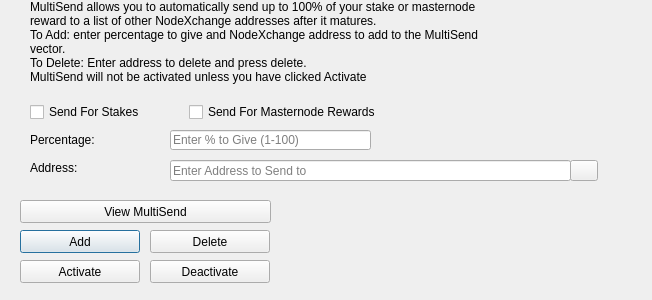
<?xml version="1.0" encoding="UTF-8"?>
<ui version="4.0">
 <class>MultiSendDialog</class>
 <widget class="QDialog" name="MultiSendDialog">
  <property name="windowModality">
   <enum>Qt::NonModal</enum>
  </property>
  <property name="geometry">
   <rect>
    <x>0</x>
    <y>0</y>
    <width>652</width>
    <height>300</height>
   </rect>
  </property>
  <property name="windowTitle">
   <string>MultiSend</string>
  </property>
  <widget class="QLineEdit" name="multiSendPercentEdit">
   <property name="geometry">
    <rect>
     <x>170</x>
     <y>130</y>
     <width>201</width>
     <height>20</height>
    </rect>
   </property>
   <property name="toolTip">
    <string>Enter whole numbers 1 - 100</string>
   </property>
   <property name="placeholderText">
    <string>Enter % to Give (1-100)</string>
   </property>
  </widget>
  <widget class="QLineEdit" name="multiSendAddressEdit">
   <property name="geometry">
    <rect>
     <x>170</x>
     <y>160</y>
     <width>401</width>
     <height>21</height>
    </rect>
   </property>
   <property name="toolTip">
    <string/>
   </property>
   <property name="placeholderText">
    <string>Enter Address to Send to</string>
   </property>
  </widget>
  <widget class="QLabel" name="label_2">
   <property name="geometry">
    <rect>
     <x>30</x>
     <y>0</y>
     <width>451</width>
     <height>121</height>
    </rect>
   </property>
   <property name="lineWidth">
    <number>1</number>
   </property>
   <property name="text">
    <string>MultiSend allows you to automatically send up to 100% of your stake or masternode reward to a list of other NodeXchange addresses after it matures.
To Add: enter percentage to give and NodeXchange address to add to the MultiSend vector.
To Delete: Enter address to delete and press delete.
MultiSend will not be activated unless you have clicked Activate</string>
   </property>
   <property name="alignment">
    <set>Qt::AlignLeading|Qt::AlignLeft|Qt::AlignTop</set>
   </property>
   <property name="wordWrap">
    <bool>true</bool>
   </property>
  </widget>
  <widget class="QLabel" name="message">
   <property name="geometry">
    <rect>
     <x>290</x>
     <y>200</y>
     <width>351</width>
     <height>91</height>
    </rect>
   </property>
   <property name="text">
    <string/>
   </property>
  </widget>
  <widget class="QPushButton" name="addButton">
   <property name="geometry">
    <rect>
     <x>20</x>
     <y>230</y>
     <width>120</width>
     <height>23</height>
    </rect>
   </property>
   <property name="toolTip">
    <string/>
   </property>
   <property name="statusTip">
    <string>Add to MultiSend Vector</string>
   </property>
   <property name="text">
    <string>Add</string>
   </property>
  </widget>
  <widget class="QPushButton" name="disableButton">
   <property name="geometry">
    <rect>
     <x>150</x>
     <y>260</y>
     <width>120</width>
     <height>23</height>
    </rect>
   </property>
   <property name="statusTip">
    <string>Deactivate MultiSend</string>
   </property>
   <property name="text">
    <string>Deactivate</string>
   </property>
  </widget>
  <widget class="QPushButton" name="addressBookButton">
   <property name="geometry">
    <rect>
     <x>570</x>
     <y>160</y>
     <width>28</width>
     <height>21</height>
    </rect>
   </property>
   <property name="toolTip">
    <string>Choose an address from the address book</string>
   </property>
   <property name="text">
    <string/>
   </property>
   <property name="icon">
    <iconset resource="../nodexchange.qrc">
     <normaloff>:/icons/address-book</normaloff>:/icons/address-book</iconset>
   </property>
   <property name="shortcut">
    <string>Alt+A</string>
   </property>
   <property name="autoDefault">
    <bool>false</bool>
   </property>
  </widget>
  <widget class="QLabel" name="label">
   <property name="geometry">
    <rect>
     <x>30</x>
     <y>130</y>
     <width>121</width>
     <height>20</height>
    </rect>
   </property>
   <property name="toolTip">
    <string>Percentage of stake to send</string>
   </property>
   <property name="text">
    <string>Percentage:</string>
   </property>
  </widget>
  <widget class="QLabel" name="label_5">
   <property name="geometry">
    <rect>
     <x>30</x>
     <y>160</y>
     <width>111</width>
     <height>16</height>
    </rect>
   </property>
   <property name="toolTip">
    <string>Address to send portion of stake to</string>
   </property>
   <property name="text">
    <string>Address:</string>
   </property>
  </widget>
  <widget class="QPushButton" name="deleteButton">
   <property name="geometry">
    <rect>
     <x>150</x>
     <y>230</y>
     <width>120</width>
     <height>23</height>
    </rect>
   </property>
   <property name="toolTip">
    <string/>
   </property>
   <property name="statusTip">
    <string>Delete Address From MultiSend Vector</string>
   </property>
   <property name="text">
    <string>Delete</string>
   </property>
  </widget>
  <widget class="QPushButton" name="activateButton">
   <property name="geometry">
    <rect>
     <x>20</x>
     <y>260</y>
     <width>120</width>
     <height>23</height>
    </rect>
   </property>
   <property name="statusTip">
    <string>Activate MultiSend</string>
   </property>
   <property name="text">
    <string>Activate</string>
   </property>
  </widget>
  <widget class="QPushButton" name="viewButton">
   <property name="geometry">
    <rect>
     <x>20</x>
     <y>200</y>
     <width>251</width>
     <height>23</height>
    </rect>
   </property>
   <property name="toolTip">
    <string/>
   </property>
   <property name="statusTip">
    <string>View MultiSend Vector</string>
   </property>
   <property name="text">
    <string>View MultiSend</string>
   </property>
  </widget>
  <widget class="QWidget" name="horizontalLayoutWidget">
   <property name="geometry">
    <rect>
     <x>30</x>
     <y>100</y>
     <width>351</width>
     <height>24</height>
    </rect>
   </property>
   <layout class="QHBoxLayout" name="horizontalLayout">
    <item>
     <widget class="QCheckBox" name="multiSendStakeCheckBox">
      <property name="text">
       <string>Send For Stakes</string>
      </property>
     </widget>
    </item>
    <item>
     <widget class="QCheckBox" name="multiSendMasternodeCheckBox">
      <property name="text">
       <string>Send For Masternode Rewards</string>
      </property>
     </widget>
    </item>
   </layout>
  </widget>
 </widget>
 <resources>
  <include location="../nodexchange.qrc"/>
 </resources>
 <connections/>
</ui>
